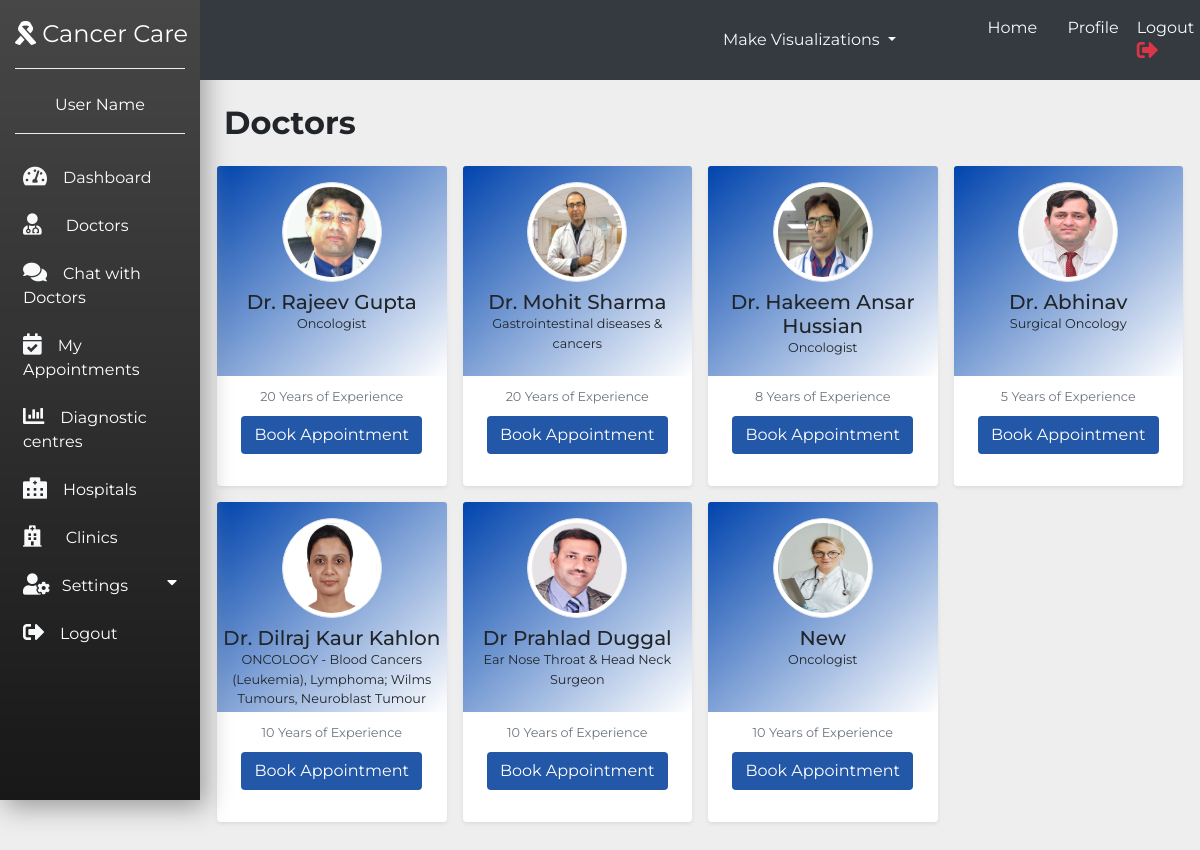
/doctorspage/ (signed in), run on the app's committed database.
### myapp/models.py (models this page shows, shortened)
class mydoctor(models.Model):
    doc_name = models.CharField(max_length = 30)
    doc_email = models.EmailField(null=True , blank=True)
    doc_contact = models.CharField(max_length = 12, null= True)
    doc_img = models.ImageField(null=True,blank=True)
    doc_experience = models.IntegerField()
    doc_pincode = models.IntegerField()
    doc_city = models.CharField(max_length = 20)
    doc_state = models.CharField(max_length = 20)
    qualification = models.TextField(null=True , blank=True)
    specialization = models.CharField(max_length = 80)
    doc_pass = models.CharField(max_length = 50)
    doc_img = models.ImageField(null=True,blank=True)
    clinic_id = models.ForeignKey(myclinic, on_delete = models.CASCADE,null=True,blank=True)
    hospital_id = models.ForeignKey(myhospital, on_delete = models.CASCADE,null=True,blank=True)
    GENDER_CHOICES = (
        ('M', 'Male'),
        ('F', 'Female'),
    )
    doc_gender = models.CharField(max_length=1, choices=GENDER_CHOICES)

### myapp/views.py (the view)
# urls.py: path('doctorspage/',views.doctorspage,name="doctorspage"),
def doctorspage(request):
    if not request.session.has_key('em'):
        return redirect('/login')
    docdata = mydoctor.objects.all()
    return render(request,'doctorspage.html',{'doctors':docdata})

### Template/doctorspage.html (shortened to what this page needs)
{% extends 'sidebar.html' %}{% load static %}  {% block content %}
<div class="container py-5 col p-4">
    <h2 class="font-weight-bold mb-3">Doctors</h2>
    <div class="row pb-3 mb-1">
        {% for temp in doctors %}
        <div class="col-lg-3 col-md-6 mb-4 mb-lg-0 p-2">
            <div class="card rounded shadow-sm border-0" style="min-height: 320px;max-height: 320px;">
                <div class="card-body p-0">
                    <div class="px-1 py-3 text-center card-img-top" style="background:linear-gradient(to top left, #fff, #0044ad); max-height: 210px; min-height: 210px;">
                        {% if temp.doc_img %}
                        <img src="{{ temp.doc_img.url}}" alt="Doctor image" style="width:100px;  max-height:100px; min-height: 100px;" class="rounded-circle mb-2 img-thumbnail d-block mx-auto "> {% else %}
                        <img src="{%static 'Images/doc14.jpeg' %}" alt="Doctor image" style="width:100px;  max-height:100px; min-height: 100px;" class="rounded-circle mb-2 img-thumbnail d-block mx-auto "> {% endif %}
                        <h5 class=" mb-0 ">{{temp.doc_name}}</h5>
                        <p class="small mb-0 ">{{temp.specialization}}</p>
                    </div>
                    <div class="p-2 d-flex justify-content-center ">
                        <ul class="list-inline mb-0 ">
                            <li class="list-inline-item ">
                                <small class="text-muted ">{{temp.doc_experience}} Years of Experience</small>
                            </li>
                        </ul>
                    </div>
                    <div class="mb-1 apointment">
                        <center><a href="{% url 'userappointment' temp.id %}" target='_blank' class="btn" role="button" style="background-color: #2357a7; color: white;"> Book Appointment</a>
                        </center>
                    </div>
                </div>
            </div>
        </div>
        {% endfor %}
    </div>
</div>
{% endblock %}

### Template/sidebar.html (shortened to what this page needs)
{% load static %}
<!doctype html>
<html lang="en">
<head>
    <link rel="stylesheet" href="{%static 'css/icofont.min.css' %}">
    <link rel="stylesheet" href="https://use.fontawesome.com/releases/v5.2.0/css/all.css">
    <link rel="stylesheet" href="https://stackpath.bootstrapcdn.com/bootstrap/4.3.1/css/bootstrap.min.css">
</head>
<body>
    <nav class="navbar navbar-expand-md navbar-light">
        <div class="collapse navbar-collapse" id="myNavbar">
            <div class="container-fluid">
                <div class="row">
                    <div class=" col-xl-2 col-lg-3 col-md-4 sidebar fixed-top">
                        <a href="#" class="navbar-brand text-white d-block mx-auto text-center py-3 mb-4 bottom-border" style="font-size:24px;"><span><i class="fas fa-ribbon"></i></span> Cancer Care</a>
                        <div class="bottom-border pb-3">
                            <p6 class="d-block text-center text-white">User Name</p6>
                        </div>
                        <ul class="navbar-nav flex-column mt-4">
                            <li class="nav-item"><a href="{% url 'dashboard' %}" class="nav-link text-light p-2 mb-2 "><span class="fas fa-tachometer-alt text-light fa-lg mr-3 "></span>Dashboard</a> </li>
                            <li class="nav-item"><a href="{% url 'doctorspage' %}" class="nav-link text-white p-2 mb-2"><i class="fas fa-user-md text-light fa-lg mr-4 "></i>Doctors</a></li>
                            <li class="nav-item"><a href="{% url 'chatpage' %}" class="nav-link text-white p-2 mb-2"><i class="fas fa-comments text-light fa-lg mr-3"></i>Chat with Doctors</a></li>
                            <li class="nav-item"><a href="{% url 'userappointmentstatus' %}" class="nav-link text-white p-2 mb-2"><i class="fas fa-calendar-check text-light fa-lg mr-3"></i>My Appointments</a></li>
                            <li class="nav-item"><a href="{% url 'labs' %}" class="nav-link text-white p-2 mb-2"><i class="fas fa-chart-bar text-light fa-lg mr-3"></i>Diagnostic centres</a></li>
                            <li class="nav-item"><a href="{% url 'hospitals' %}" class="nav-link text-white p-2 mb-2"><i class="fas fa-hospital-alt text-light fa-lg mr-3"></i>Hospitals</a></li>
                            <li class="nav-item"><a href="{% url 'clinics' %}" class="nav-link text-white p-2 mb-2"><i class="fas fa-hospital text-light fa-lg mr-4"></i>Clinics</a></li>
                            <li class="nav-item">
                                <a href="#pageSubmenu1" data-toggle="collapse" aria-expanded="false" class="nav-link text-white p-2 mb-2 " style="display: flex; justify-content: space-between;">
                                    <span><i class="fas fa-user-cog text-light fa-lg mr-2"></i> Settings </span> <i class="fas fa-caret-down"></i>
                                </a>
                            </li>
                            <li class="nav-item"><a href="{% url 'logout' %}" class="nav-link text-white p-2 mb-2"><i class="fas fa-sign-out-alt text-light fa-lg mr-3"></i>Logout</a></li>
                        </ul>
                    </div>
                    <div class=" col-xl-10 col-lg-9 col-md-8 ml-auto bg-dark fixed-top py-2 top-navbar ">
                        <div class="row align-items-center ">
                            <div class="col-md-3">
                                <div class="collapse navbar-collapse" id="navbarNavDarkDropdown">
                                    <ul class="navbar-nav">
                                        <li class="nav-item dropdown">
                                            <a class="nav-link dropdown-toggle text-light" href="#" id="navbarDropdown" role="button" data-toggle="dropdown" aria-haspopup="true" aria-expanded="false">
                                                Make Visualizations
                                            </a>
                                        </li>
                                    </ul>
                                </div>
                            </div>
                            <div class="col-md-3 ">
                                <ul class="navbar-nav " style="align-content: flex-end; ">
                                    <li class="nav-item ">
                                        <a class="nav-link text-light " href="{% url 'dashboard' %} " style="padding-left: 10px; "><span class="icofont-home "></span>Home</a>
                                    </li>
                                    <li class="nav-item ">
                                        <a class="nav-link text-light " href="{% url 'profile' %} " style="padding-left: 10px; "><span class="icofont-ui-user "></span>Profile</a>
                                    </li>
                                    <li class="nav-item ">
                                        <a class="nav-link text-light " href="{% url 'logout' %} " style="padding-left: 10px; ">Logout <span><i
                                            class="fas fa-sign-out-alt text-danger fa-lg "></i></span></a>
                                    </li>
                                </ul>
                            </div>
                        </div>
                    </div>
                </div>
    </nav>
    <div class="container-fluid ">
        <div class="row ">
            <div class=" col-xl-10 col-lg-9 col-md-8 ml-auto ">
                <div class="row pt-md-4 mt-md-3 mb-2 ">
                    {% block content %}{%endblock%}
                </div>
            </div>
        </div>
    </div>
</body>
</html>

### Template/sidebar.html (style rules this page uses)
body { font-family: 'Montserrat', sans-serif; background-color: #eee; }
.sidebar { height: 100vh; background: linear-gradient(rgba(0, 0, 0, .7), rgba(0, 0, 0, .9)); background-position: center; background-repeat: no-repeat; background-size: cover; box-shadow: 5px 7px 25px #999; }
.bottom-border { border-bottom: 1px groove #eee; }

### data on the page
mydoctor: doc_img (picture), doc_name "Dr. Rajeev Gupta", specialization "Oncologist", doc_experience "20"
mydoctor: doc_img (picture), doc_name "Dr. Mohit Sharma", specialization "Gastrointestinal diseases & cancers", doc_experience "20"
mydoctor: doc_img (picture), doc_name "Dr. Hakeem Ansar Hussian", specialization "Oncologist", doc_experience "8"
mydoctor: doc_img (picture), doc_name "Dr. Abhinav", specialization "Surgical Oncology", doc_experience "5"
mydoctor: doc_img (picture), doc_name "Dr. Dilraj Kaur Kahlon", specialization "ONCOLOGY - Blood Cancers (Leukemia), Lymphoma; Wilms Tumours, Neuroblast Tumour", doc_experience "10"
mydoctor: doc_img (picture), doc_name "Dr Prahlad Duggal", specialization "Ear Nose Throat & Head Neck Surgeon", doc_experience "10"
mydoctor: doc_name "New", specialization "Oncologist", doc_experience "10"
